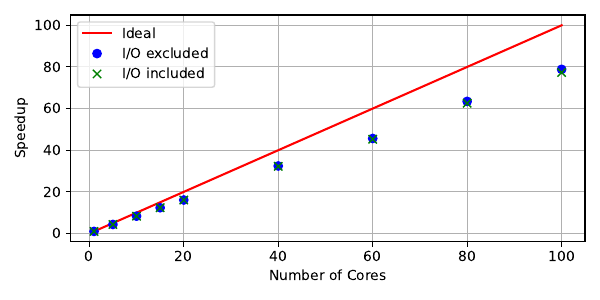

Source code (Python):
#!/usr/bin/env python3

import numpy as np
from matplotlib import pyplot as plt

def S(seconds):
  return seconds[0] / seconds

def E(seconds, n_cores):
  return S(seconds) / n_cores

if __name__ == '__main__':
  n_cores = np.array([1, 5, 10, 15, 20, 40, 60, 80, 100])
  t100 = np.array([10511.297738, 2389.249447, 1246.371857, 839.553684, 645.736730, 325.268503, 222.890379, 168.861584, 137.786587])
  t399 = np.array([42466.453084, 9740.134833, 5086.617883, 3420.170796, 2632.321415, 1310.721133, 923.043398, 672.438984, 543.080835])
  t400 = np.array([42593.014062, 9769.956506, 5101.952423, 3430.747661, 2640.571249, 1319.734141, 931.753585, 681.444736, 552.682058])

  plt.figure(figsize=(6,3))
  plt.grid()
  plt.xlabel('Number of Cores')
  plt.ylabel('Speedup')
  plt.plot(n_cores, n_cores, 'r-', label='Ideal')
  plt.plot(n_cores, S(t399 - t100), 'bo', label='I/O excluded')
  plt.plot(n_cores, S(t400 - t100), 'gx', label='I/O included')
  plt.legend()
  plt.tight_layout()
  # plt.show()
  plt.savefig('./speedup.pdf')

  plt.figure(figsize=(6,3))
  plt.grid()
  plt.xlabel('Number of Cores')
  plt.ylabel('Efficiency (%)')
  plt.plot(n_cores, E(t399 - t100, n_cores) * 100, 'bo-', label='I/O excluded')
  plt.plot(n_cores, E(t400 - t100, n_cores) * 100, 'gx-', label='I/O included')
  plt.legend()
  plt.tight_layout()
  # plt.show()
  plt.savefig('./efficiency.pdf')
